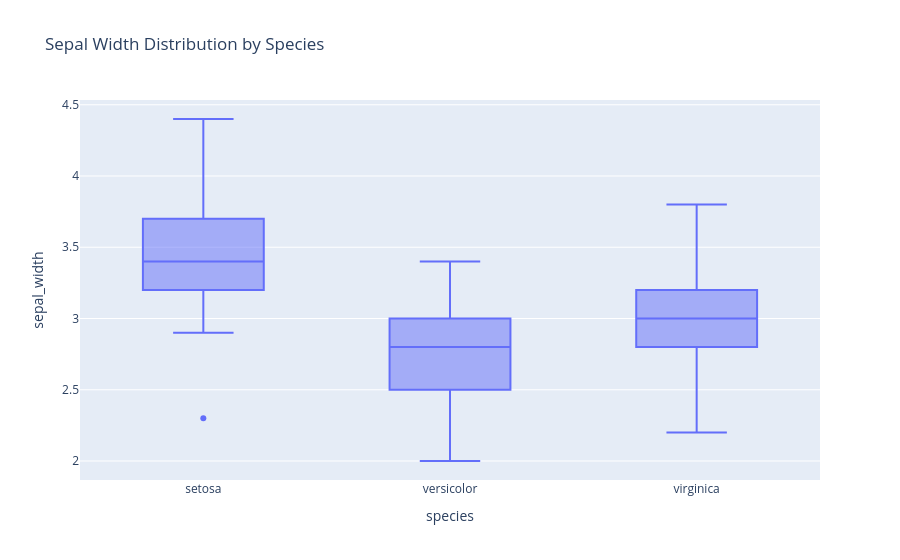

Here is the notebook cell this chart was saved with:
### Code cell
box_plot = px.box(df, x="species", y="sepal_width", title="Sepal Width Distribution by Species")
box_plot.show()

### Figure 1 — Plotly figure (JSON) as saved in the notebook; plotly's stock layout.template omitted (floating-point values rounded to 4 significant figures; data arrays with more than 128 entries replaced by an {"elided": "..."} marker saying what was removed)
{"data": [{"alignmentgroup": "True", "hovertemplate": "species=%{x}<br>sepal_width=%{y}<extra></extra>", "legendgroup": "", "marker": {"color": "#636efa"}, "name": "", "notched": false, "offsetgroup": "", "orientation": "v", "showlegend": false, "type": "box", "x": {"elided": "150 str values"}, "x0": " ", "xaxis": "x", "y": {"elided": "150 float values"}, "y0": " ", "yaxis": "y"}], "layout": {"boxmode": "group", "legend": {"tracegroupgap": 0}, "title": {"text": "Sepal Width Distribution by Species"}, "xaxis": {"anchor": "y", "domain": [0, 1], "title": {"text": "species"}}, "yaxis": {"anchor": "x", "domain": [0, 1], "title": {"text": "sepal_width"}}}}
